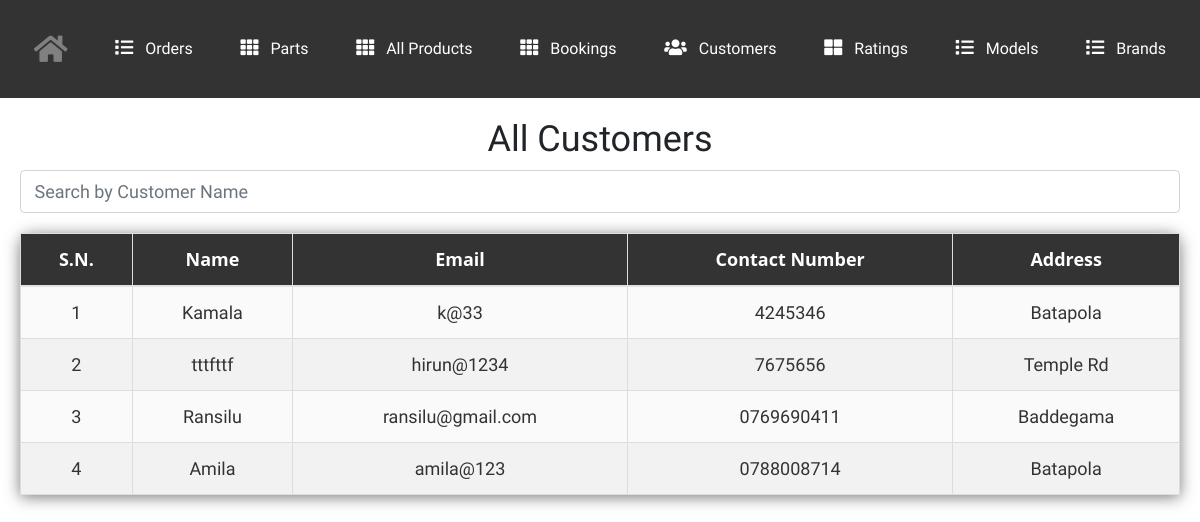
The page /admin_panel/adminView/viewCustomers.php on the database its author committed.
### tables this page shows
CREATE TABLE `customers` (
  `id` int(11) NOT NULL,
  `name` varchar(100) NOT NULL,
  `email` varchar(100) NOT NULL,
  `contact_no` varchar(15) NOT NULL,
  `address` varchar(255) NOT NULL,
  `password_hash` varchar(255) NOT NULL
);

### admin_panel/adminView/viewCustomers.php (the view, shortened to what this page needs)
<!DOCTYPE html>
<html lang="en">
<head>
    <link rel="stylesheet" href="https://cdnjs.cloudflare.com/ajax/libs/font-awesome/6.0.0-beta3/css/all.min.css">
    <link rel="stylesheet" href="../assets/css/style.css">
    <link rel="stylesheet" href="https://stackpath.bootstrapcdn.com/bootstrap/4.5.2/css/bootstrap.min.css">
    <link rel="stylesheet" href="https://cdnjs.cloudflare.com/ajax/libs/font-awesome/5.15.1/css/all.min.css">
</head>
<body>
<div class="navbar">
    <a href="../index.php">
        <i class="fa fa-home" style="display: block; color: grey; font-size: 30px; margin: 10px 0;"></i>
    </a>
    <a href="viewAllOrders.php"><i class="fa fa-list"></i> Orders</a>
    <a href="viewParts.php"><i class="fa fa-th"></i> Parts</a>
    <a href="viewAllProducts.php"><i class="fa fa-th"></i> All Products</a>
    <a href="bookingad.php"><i class="fa fa-th"></i> Bookings</a>
    <a href="viewCustomers.php"><i class="fa fa-users"></i> Customers</a>
    <a href="viewRating.php"><i class="fa fa-th-large"></i> Ratings</a>
    <a href="models.php"><i class="fa fa-list"></i> Models</a>
    <a href="brands.php"><i class="fa fa-list"></i> Brands</a>
</div>
    <div id="main">
    <h2 class="text-center">All Customers</h2>
    <div class="form-group">
        <input type="text" id="searchInput" class="form-control" placeholder="Search by Customer Name">
    </div>
    <table class="table">
        <thead>
            <tr>
                <th class="text-center">S.N.</th>
                <th class="text-center">Name</th>
                <th class="text-center">Email</th>
                <th class="text-center">Contact Number</th>
                <th class="text-center">Address</th>
            </tr>
        </thead>
        <tbody id="customersTable">
        <?php
            include_once "../config/dbconnect.php";
            $sql = "SELECT id, name, email, contact_no, address FROM customers";
            $result = $conn->query($sql);
            $count = 1;
            if ($result->num_rows > 0) {
                while ($row = $result->fetch_assoc()) {
        ?>
            <tr class="customer-row">
                <td><?= $count ?></td>
                <td class="customer-name"><?= $row["name"] ?></td>
                <td><?= $row["email"] ?></td>
                <td><?= $row["contact_no"] ?></td>
                <td><?= $row["address"] ?></td>
            </tr>
        <?php
                    $count++;
                }
            } else {
                echo "<tr><td colspan='5' class='text-center'>No customers found</td></tr>";
            }
        ?>
        </tbody>
    </table>
</div>
</body>
</html>

### admin_panel/assets/css/style.css (style rules this page uses)
* { margin: 0; padding: 0; font-family: 'Work Sans', sans-serif; font-size: 18px; }
#main { transition: margin-left .5s; padding: 20px; }
table { width: 100%; border-collapse: collapse; border-spacing: 0; box-shadow: 0 2px 15px rgba(64, 64, 64, .7); border-radius: 12px 12px 0 0; margin-bottom: 50px; }
td, th { padding: 10px 16px; text-align: center; }
th { background-color: #584e46; color: #fafafa; font-family: 'Open Sans', Sans-serif; font-weight: bold; }
tr { width: 100%; background-color: #fafafa; font-family: 'Montserrat', sans-serif; }
tr:nth-child(even) { background-color: #eeeeee; }

### admin_panel/adminView/viewCustomers.php (style rules this page uses)
body { font-family: Arial, sans-serif; margin: 0; padding: 0; }
.navbar { background-color: #333; overflow: hidden; display: flex; justify-content: space-around; align-items: center; padding: 10px; }
.navbar a { color: white; text-decoration: none; padding: 14px 20px; display: inline-block; font-size: 16px; transition: background-color 0.3s; }
.navbar i { margin-right: 8px; }
#main { padding: 20px; }
.table { width: 100%; border-collapse: collapse; margin: 20px 0; font-size: 18px; text-align: center; }
.table th, .table td { border: 1px solid #dddddd; padding: 12px; }
.table th { background-color: #333; color: white; font-weight: bold; }
.table tr:nth-child(even) { background-color: #f2f2f2; }
.table td { color: #333; }

### rows shown on the page
customers: name "Kamala", email "k@33", contact_no "4245346", address "Batapola"
customers: name "tttfttf", email "hirun@1234", contact_no "7675656", address "Temple Rd"
customers: name "Ransilu", email "ransilu@gmail.com", contact_no "0769690411", address "Baddegama"
customers: name "Amila", email "amila@123", contact_no "0788008714", address "Batapola"
